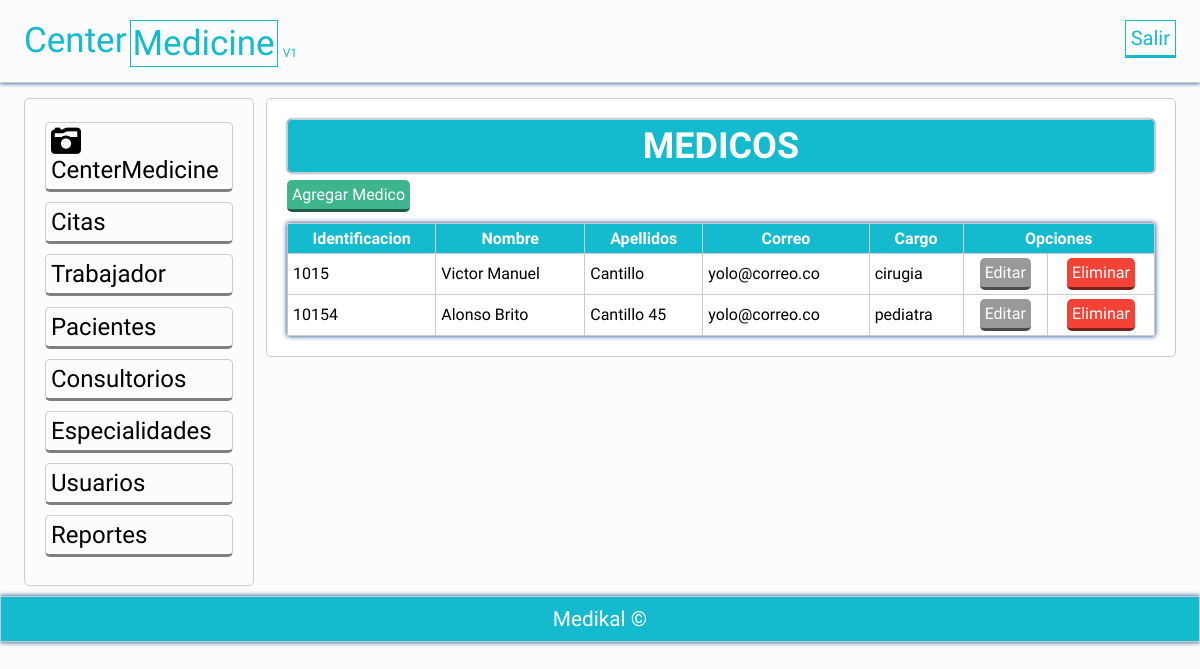
The app's page /vista/medicos_vista.php, older data.
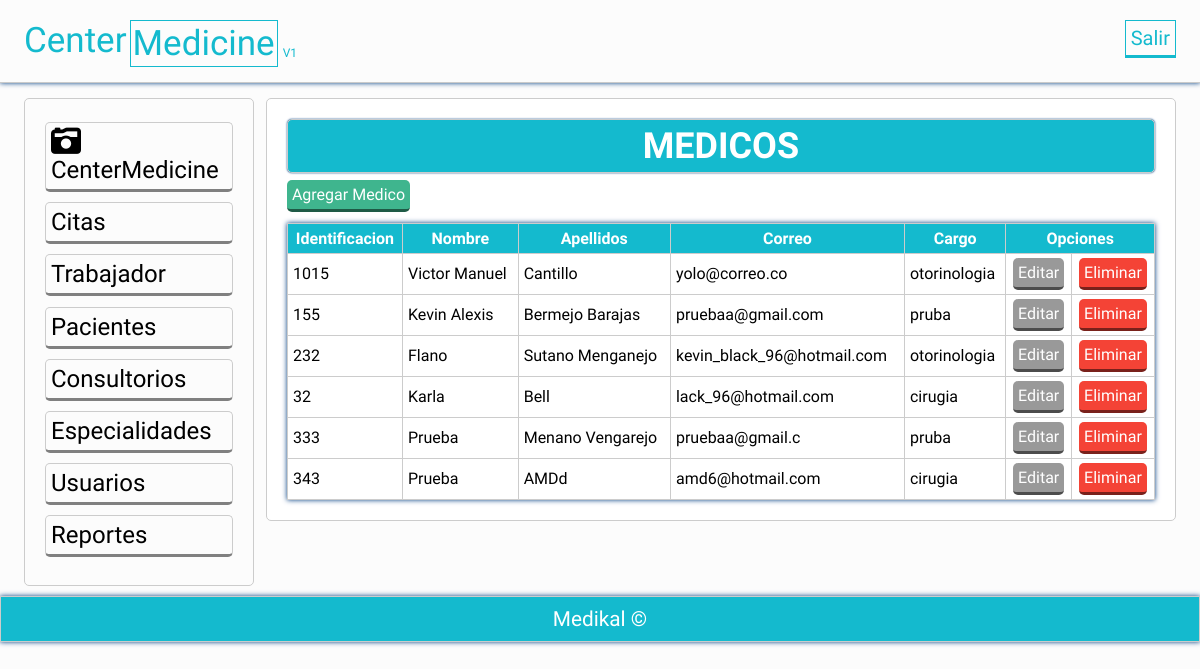
The same page, newer data.
### tables this page shows
CREATE TABLE `medicos` (
  `idMedico` int(11) NOT NULL,
  `medidentificacion` char(15) NOT NULL,
  `mednombres` varchar(50) NOT NULL,
  `medapellidos` varchar(50) NOT NULL,
  `medEspecialidad` varchar(50) NOT NULL,
  `medtelefono` char(15) NOT NULL,
  `medcorreo` varchar(50) NOT NULL,
  `idusu` int(11) NOT NULL,
  `idroll` int(11) NOT NULL
);

### vista/medicos_vista.php (the view, shortened to what this page needs)
<?php
try{
	$conexion = new PDO('mysql:host=localhost;dbname=centromedico','root','');
}catch(PDOException $e){
	echo "Error: ". $e->getMessage();
}
$consulta = $conexion -> prepare("
	SELECT * FROM medicos ORDER BY medidentificacion");
$consulta ->execute();
$consulta = $consulta ->fetchAll();
?>
<?php include 'plantillas/header.php'; ?>
	<section class="main">
		<div class="wrapp">
			<?php include 'plantillas/nav.php'; ?>
				<article>
					<div class="mensaje">
						<h2>MEDICOS</h2>
					</div>
						<a href="agregarmedicos.php"class="agregar">Agregar Medico</a>
						<table class="tabla">
						  <tr>
							<th>Identificacion</th>
							<th>Nombre</th>
							<th>Apellidos</th>
							<th>Correo</th>
							<th>Cargo</th>
							<th colspan ="2">Opciones</th>
						  </tr>
						<?php foreach ($consulta as $Sql): ?>
						<tr >
						<?php echo "<td class='mayusculas'>". $Sql['medidentificacion']. "</td>"; ?>
						<?php echo "<td class='mayusculas'>". $Sql['mednombres']. "</td>"; ?>
						<?php echo "<td class='mayusculas'>". $Sql['medapellidos']. "</td>"; ?>
						<?php echo "<td>". $Sql['medcorreo']. "</td>"; ?>
						<?php echo "<td >". $Sql['medEspecialidad']. "</td>"; ?>
						<?php echo "<td class='centrar'>"."<a href='actualizarmedico.php?idMedico=".$Sql['idMedico']."' class='editar'>Editar</a>". "</td>"; ?>
						<?php echo "<td class='centrar'>"."<a href='eliminar_medico.php?idMedico=".$Sql['idMedico']."' class='eliminar'>Eliminar</a>". "</td>"; ?>
						</tr>
						<?php endforeach; ?>
						</table>
				</article>
	</section>
<?php include 'plantillas/footer.php'; ?>
</body>
</html>

### vista/plantillas/header.php (shortened to what this page needs)
<!DOCTYPE html>
<html lang="en">
<head>
	<link rel="stylesheet" href="css/estilos.css">
	<link rel="stylesheet" href="path/to/font-awesome/css/font-awesome.min.css">
</head>
<body>
    <header>
		<div class="wrapp">
				<a href="index.php" title="CenterMedicine">Center<a class="bordes" href="index.php" title="CenterMedicine">Medicine</a><span>V1</span></a>
            <div class="usuario">
                <a href="cerrar.php" title="Cerrar Sesion"> Salir</a>
            </div>
		</div>
	</header>

### vista/plantillas/nav.php
<aside>
	<div class="widget">
			<a href="index.php" title="CenterMedicine"><i class="fa fa-camera-retro fa-lg"></i> CenterMedicine</a>
			<a href="citas.php" title="Citas">Citas</a>
			<a href="medicos.php" title="Medicos">Trabajador</a>
			<a href="pacientes.php" title="Pacientes">Pacientes</a>
			<a href="consultorios.php" title="Consultorios">Consultorios</a>
            <a href="especialidades.php" >Especialidades</a>
			<a href="usuarios.php" title="Usuarios">Usuarios</a>
            <a href="#" title="Reportes">Reportes</a>
	</div>
</aside>

### vista/plantillas/footer.php
<footer>
			<p><a target="_blank": href="../index.php" title="Victor Cantillo">Medikal ©</a></p>
</footer>

### css/estilos.css (style rules this page uses)
* { -webkit-box-sizing: border-box; -moz-box-sizing: border-box; box-sizing: border-box; margin:0px; padding:0px; font-family: 'Antic', sans-serif; }
body { background: rgba(0,0,0,.01); color:#000; }
.wrapp { padding: 0% 2%; width:100%; margin:auto; overflow: hidden; }
header a { color: #14BACE; display:inline-block; }
.usuario { float: right; color: #14BACE; }
.usuario a { padding: 5px; border: 1px solid #14BACE; border-bottom: 3px solid #14BACE; font-size: 20px; }
header { text-transform: none; width: 100%; height: 83px; padding:20px 0; overflow: hidden; font-size: 2.5em; border-bottom: 1px solid rgba(0,0,0,.2); margin-bottom:5px ; box-shadow: 0 0px 5px #013D82 !important; }
.mensaje { background: #14BACE; padding:5px; color:#fff; border-radius:5px; text-align: center; font-size: 1.5em; margin-bottom: 5px; box-shadow: 0 0px 2px #013D82 !important; }
aside { float: left; width: 20%; color:#fff; padding:20px; border-radius:5px; margin: 10px 0px; }
aside a { border-radius:5px; margin: .3em 0em; float:left; width:100%; color:black; display:block; padding: 5px; cursor:pointer; margin-top:3px; border:1px solid #ccc; border-bottom:3px solid gray; font-size:1.5em; text-decoration:none; }
article a { display:block; font-weight: normal; }
article { margin: 10px 0px; margin-left:1%; float: left; width: 79%; padding:20px; background: rgb(255, 255, 255); border-radius:5px; }
article,aside, .mensaje { border:1px solid #ccc; }
span { margin-left:2px; font-size: .3em; }
article a { margin: 2px 0px; display:inline-block; padding: 5px; color: white; border-radius:5px; cursor:pointer; border-bottom: 3px solid rgba(0, 0, 0,.5); width:auto; text-decoration:none; text-align:center; position: relative; }
article .agregar { background:#3FB58E; }
article .editar { background:#999; }
article .eliminar { background:#F44336; }
footer { width: 100%; background: #14BACE; padding:10px 10%; border:1px solid #ccc; text-align: center; color: #fff; font-size: 1.3em; box-shadow: 0 0px 5px #013D82 !important; }
footer li,a { text-decoration: none; color: #fff; }
.tabla { box-shadow: 0 0px 5px #013D82 !important; width:100%; margin-top: 1%; border-collapse: collapse; }
.tabla th { background: #14BACE; padding: 5px; color:white; }
.centrar { text-align: center; }
.tabla td { padding: 2px 5px; }
.tabla td,th { border:1px solid #ccc; }
header a, .bordes { font-size: 35px; float:left; color: #14BACE; cursor:pointer; }
header span,a:hover { color: #14BACE; }
.bordes { border: 1px solid #14BACE; padding: 2px; margin:0px 3px; }
.mayusculas { text-transform: capitalize; }

Row changes from the older to the newer data that the page shows:
changed medicos "Victor Manuel": medEspecialidad "cirugia" → "otorinologia"
changed medicos: medidentificacion "10154" → "155"; mednombres "Alonso Brito" → "Kevin Alexis"; medapellidos "Cantillo 45" → "Bermejo Barajas"; medcorreo "yolo@correo.co" → "pruebaa@gmail.com"; medEspecialidad "pediatra" → "pruba"
added medicos: medidentificacion "232", mednombres "Flano", medapellidos "Sutano Menganejo", medcorreo "kevin_black_96@hotmail.com", medEspecialidad "otorinologia"
added medicos: medidentificacion "32", mednombres "Karla", medapellidos "Bell", medcorreo "lack_96@hotmail.com", medEspecialidad "cirugia"
added medicos: medidentificacion "333", mednombres "Prueba", medapellidos "Menano Vengarejo", medcorreo "pruebaa@gmail.c", medEspecialidad "pruba"
added medicos: medidentificacion "343", mednombres "Prueba", medapellidos "AMDd", medcorreo "amd6@hotmail.com", medEspecialidad "cirugia"
